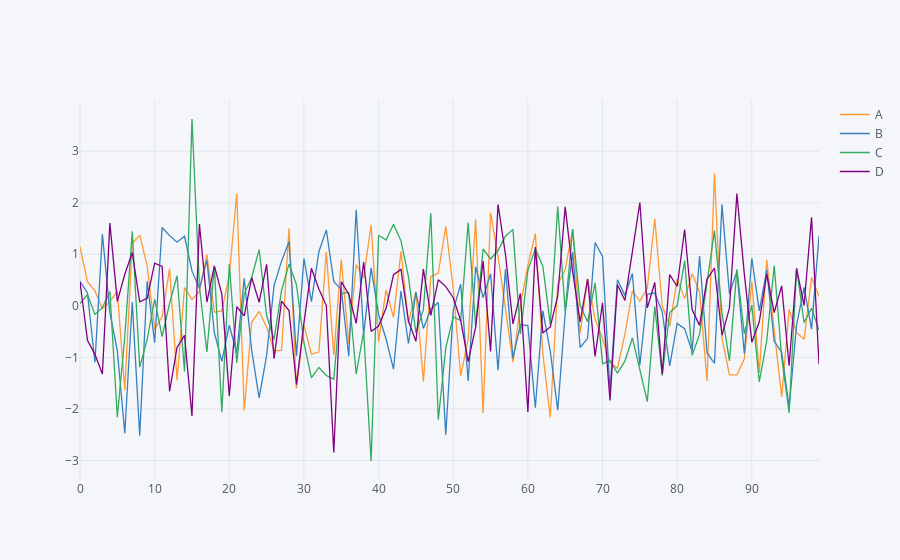

The cell this chart's notebook holds for it:
### Code cell
#how to use cufflinks in pyplot
df.iplot()
